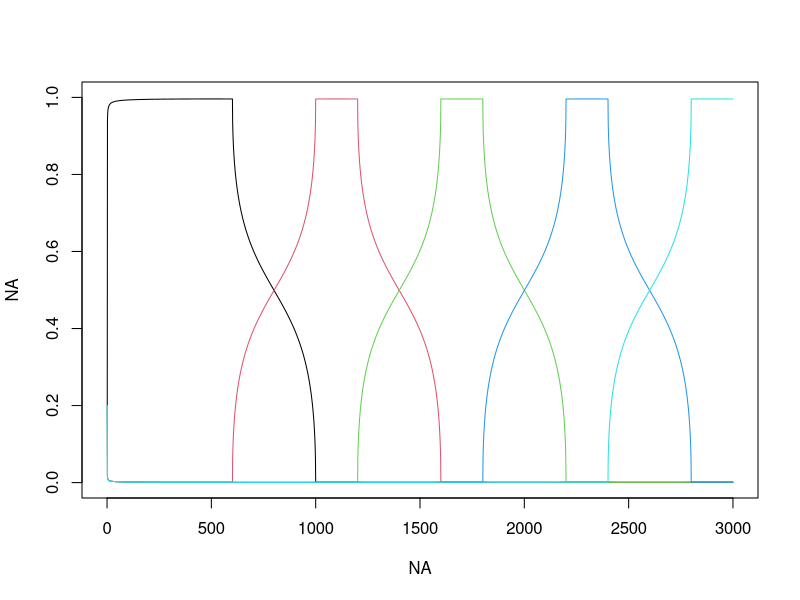

The R source for this figure: (Note: this script raises an error after producing the figure.)
rm(list=ls(all=TRUE))
set.seed(4)

nloc=3000
nspp=200
ncommun=5
base=floor(nloc/(ncommun-2))

#generate thetas
x=seq(from=-1,to=1,length.out=base)
y=sqrt(1-(x^2))*0.1
min1=0.0001
y[y<min1]=min1
# plot(x,y)
  
init=floor(nloc/ncommun)
seq1=c(seq(from=1,to=nloc,by=init),nloc)
  
theta=matrix(min1,nloc,ncommun)
for (i in 1:ncommun){
  seq2=seq1[i]:(seq1[i]+base-1)
  seq3=seq2[seq2<=nloc]
  theta[seq3,i]=y[1:length(seq3)]
}
theta=theta/matrix(apply(theta,1,sum),nloc,ncommun)
theta.true=theta
  
plot(NA,NA,xlim=c(0,nloc),ylim=c(0,1))
for (i in 1:ncommun) lines(1:nloc,theta[,i],col=i)
  
#export theta
setwd('U:\\GIT_models\\git_LDA_fungi') 
nome=paste('theta ',ncommun,'.csv',sep='')
write.csv(theta,nome,row.names=F)

#generate phi  
phi=matrix(NA,ncommun,nspp)
mu.large=2
mu.small=-2
ind=matrix(rbinom(ncommun*nspp,size=1,prob=0.1),ncommun,nspp)
for (i in 1:ncommun){
  ind1=ind[i,]
  cond=ind1==1
  tmp=rep(NA,nspp)
  tmp[cond ]=rnorm(sum( cond),mean=mu.large,sd=1)
  tmp[!cond]=rnorm(sum(!cond),mean=mu.small,sd=1)
  phi[i,]=tmp
}
image(phi)
phi.true=phi

#how many unique species does each community have?
teste=rep(0,ncommun)
for (i in 1:nspp){
  tmp=ind[,i]
  if (sum(tmp)==1){
    ind1=which(tmp==1)
    teste[ind1]=teste[ind1]+1
  }
}

#calculate probabilities
medias=theta%*%phi; dim(medias)
z.true=z=matrix(rnorm(nloc*nspp,mean=medias,sd=1),nloc,nspp)

#generate actual observations y
range(z)
break1.true=break1=c(-Inf,seq(from=-7,to=5.5,by=0.5),Inf)
y=matrix(NA,nloc,nspp)
for (i in 2:length(break1)){
  cond=z>break1[i-1] & z<break1[i]  
  y[cond]=i-2
}
tmp=table(y); tmp; length(tmp); length(break1)

nome=paste('fake data',ncommun,'.csv',sep='')    
write.csv(y,nome,row.names=F)    
